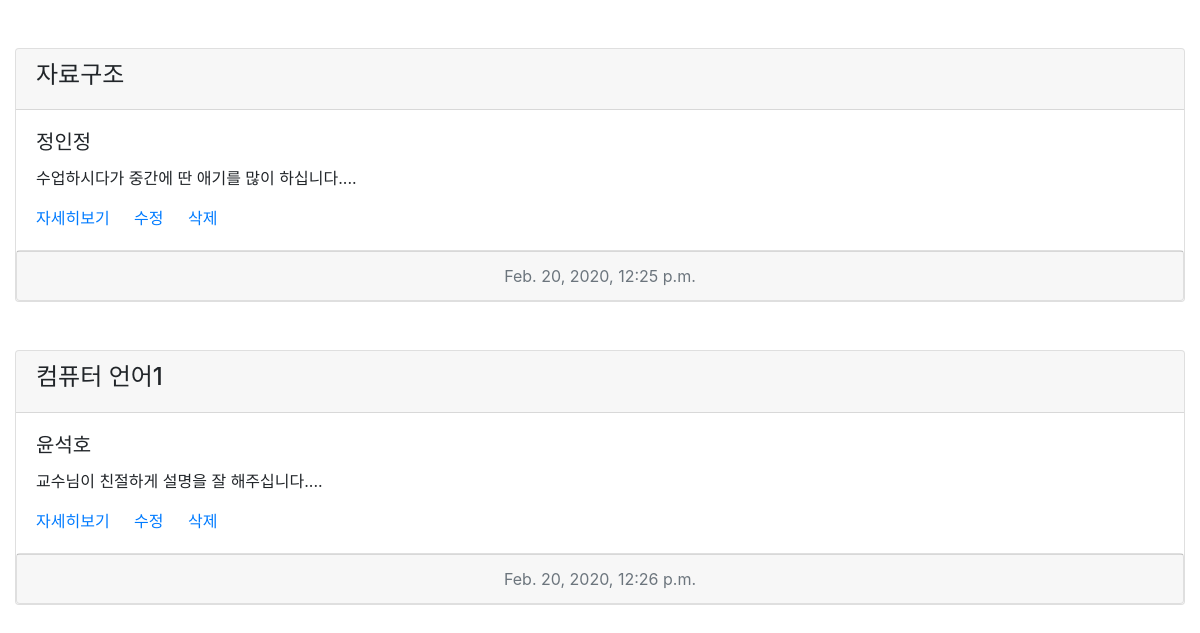
Before: /classcrud/ (lower part) with the older database file.
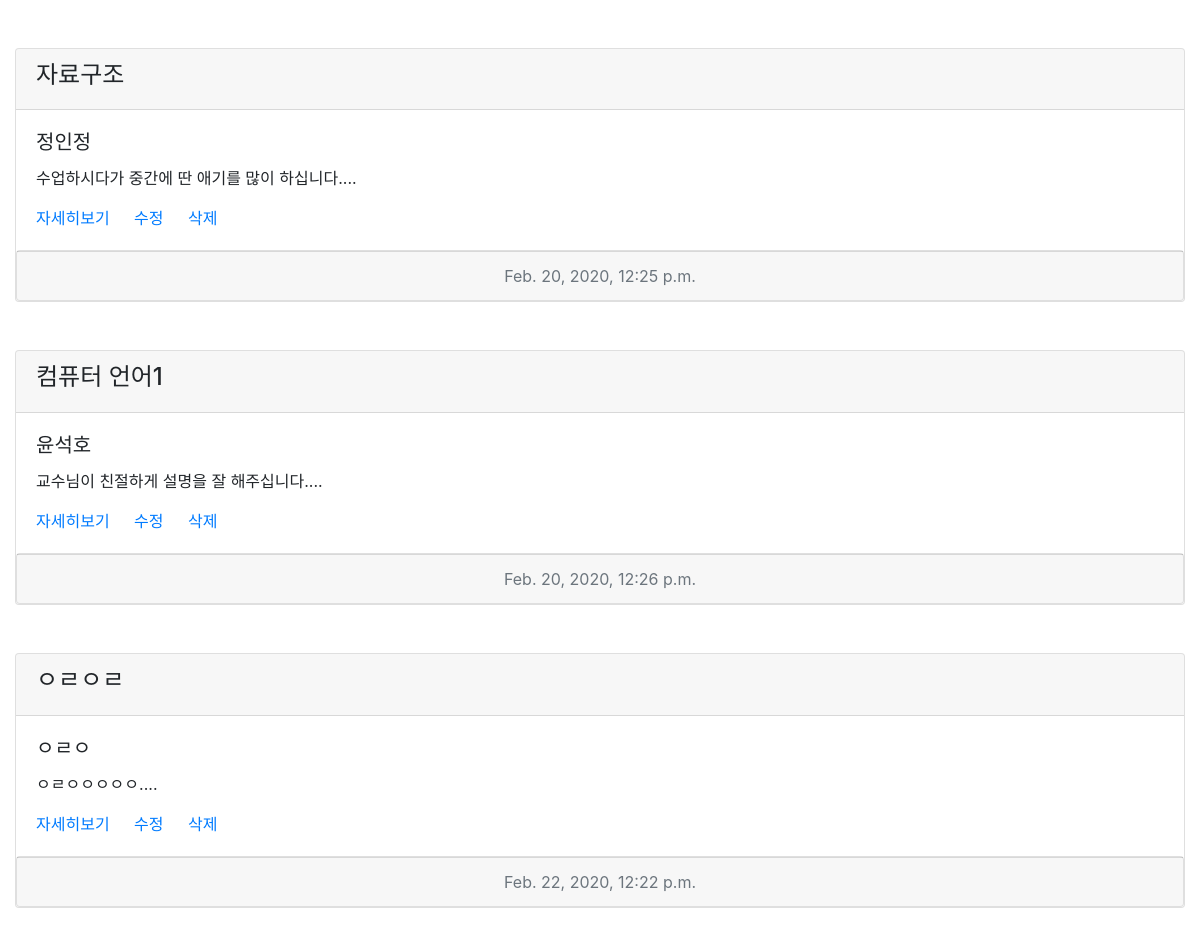
After: the same page with the newer database file.
### classcrud/models.py (models this page shows, shortened)
class ClassBlog(models.Model):
    강의명 = models.CharField(max_length=100, default='')
    교수명 = models.CharField(max_length=100, default='')
    create_at = models.DateTimeField(auto_now_add=True)
    updated_at = models.DateTimeField(auto_now=True)
    평가내용 = models.TextField()
    def summary(self):
        return self.평가내용[:100]

### classcrud/views.py (the view)
# urls.py: path('', views.BlogView.as_view(), name='list'),
class BlogView(FilterView):
    model = ClassBlog
    context_object_name = 'evals'
    filterset_class = EvalFilter

### classcrud/templates/classcrud/classblog_filter.html (shortened to what this page needs)
<link rel="stylesheet" href="https://stackpath.bootstrapcdn.com/bootstrap/4.4.1/css/bootstrap.min.css">
<!DOCTYPE html>
<html lang="ko">
    {% load static %}
    <head>
    </head>
    <div class="container-fluid">
    <body>
           <br>
          <div class = "text-center">
            <br>
            {%for blog in object_list%}
            <div class="card text-left">
              <div class="card-header">
                <h4>{{blog.강의명}}</h4>
              </div>
              <div class="card-body">
                <h5 class="card-title">{{blog.교수명}}</h5>
                <p class="card-text">{{blog.summary}}....</p>
                <a href="{% url 'detail' blog.id %}" class="card-link">자세히보기</a>
                <a href="{% url 'change' blog.id %}" class="card-link">수정</a>
                <a href="{% url 'del' blog.id %}" class="card-link">삭제</a>
              </div>
              <div class = "card text-center">
              <div class="card-footer text-muted">
                {{blog.updated_at}}
              </div>
            </div>
            </div>
            <br><br>
            {%endfor%}
        </div>
    </body>
    </div>
</html>

Changed rows visible on the page:
added ClassBlog: 강의명 "ㅇㄹㅇㄹ", 교수명 "ㅇㄹㅇ", summary "ㅇㄹㅇㅇㅇㅇㅇ", updated_at "Feb. 22, 2020, 12:22 p.m."
